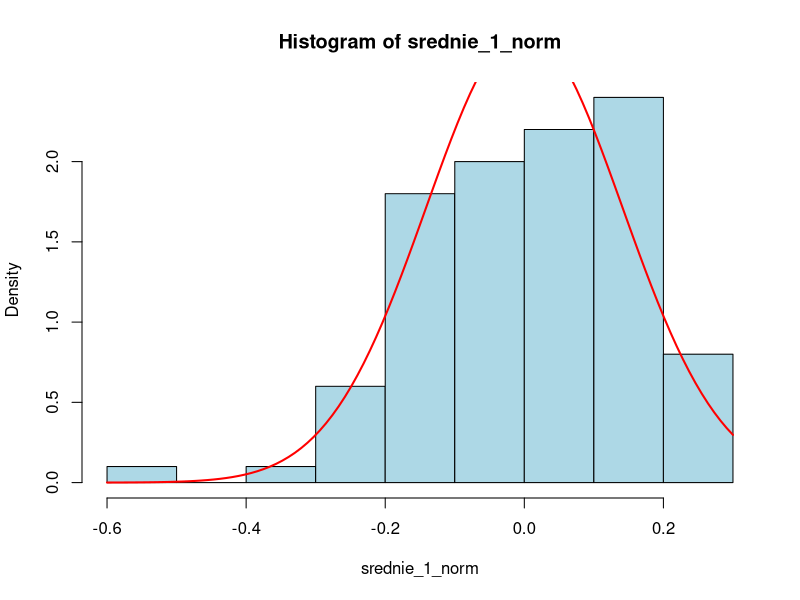
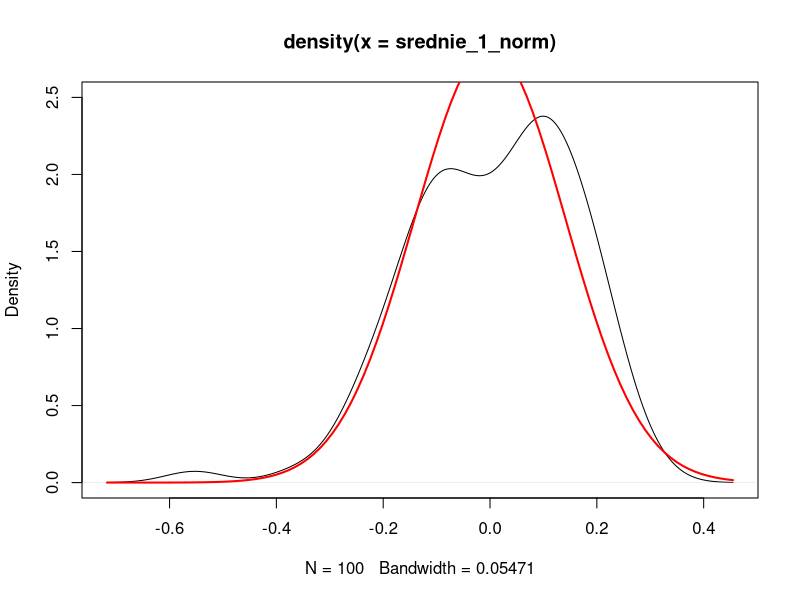
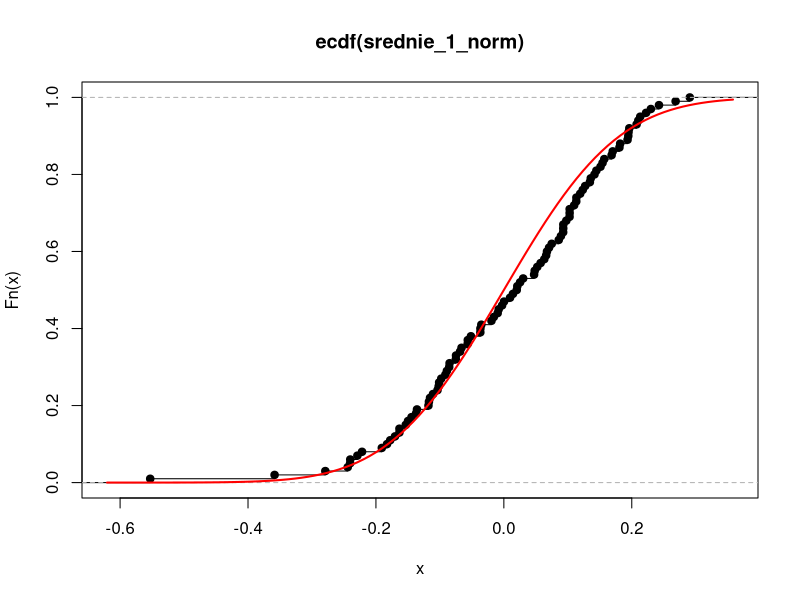
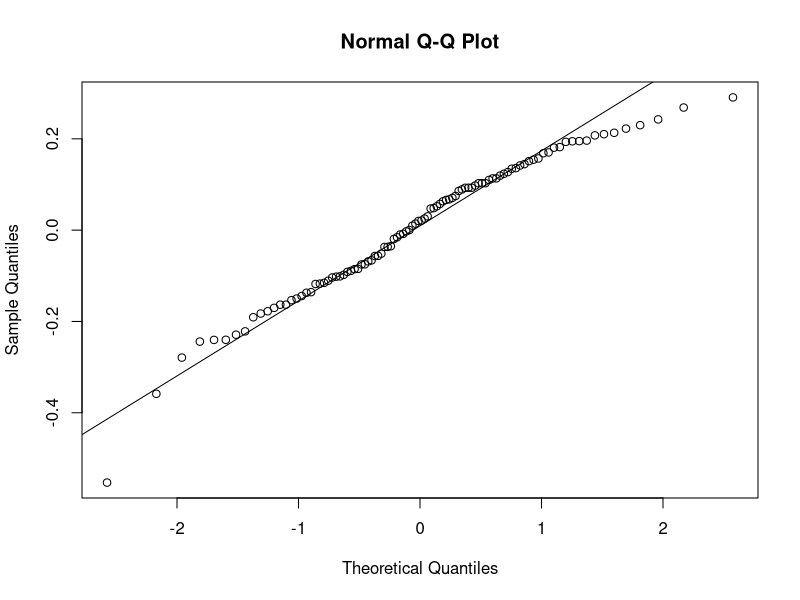
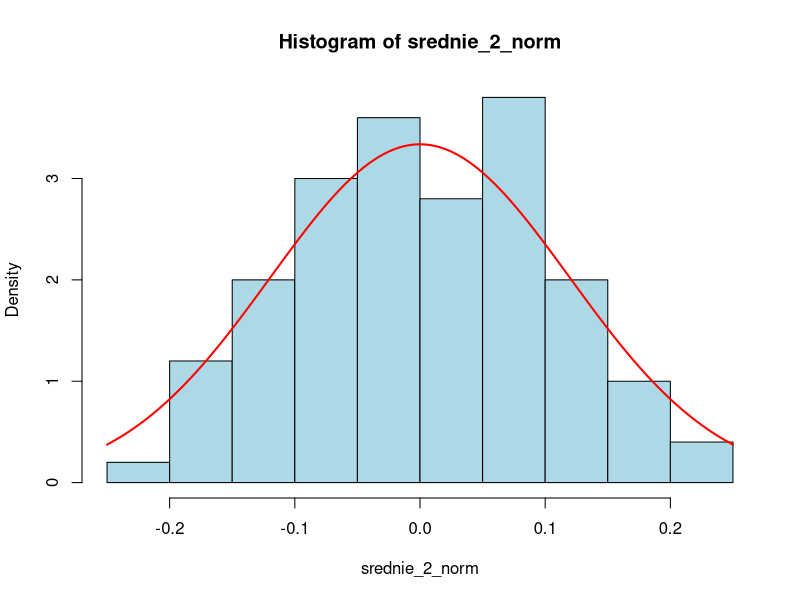
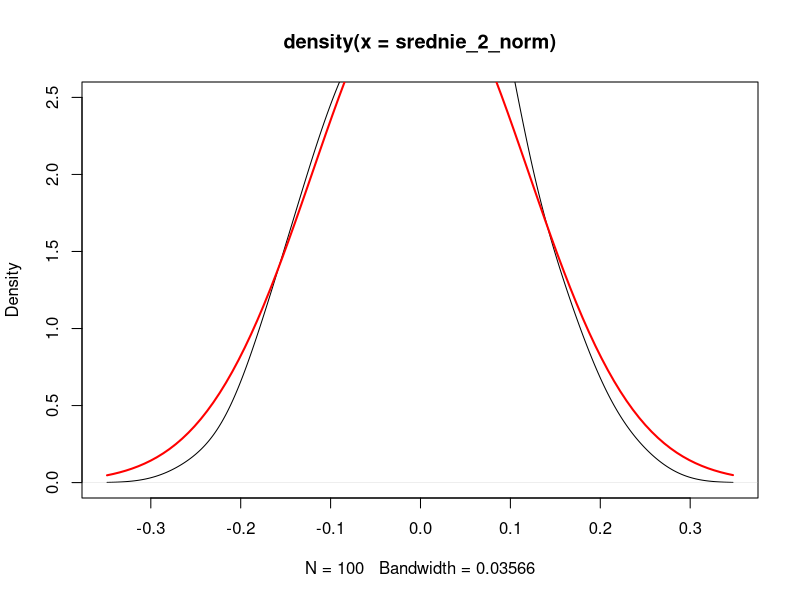
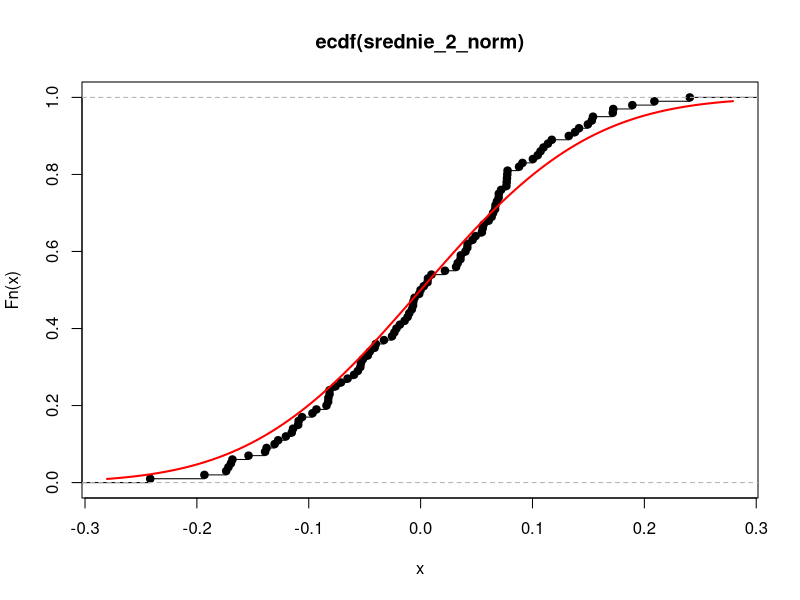
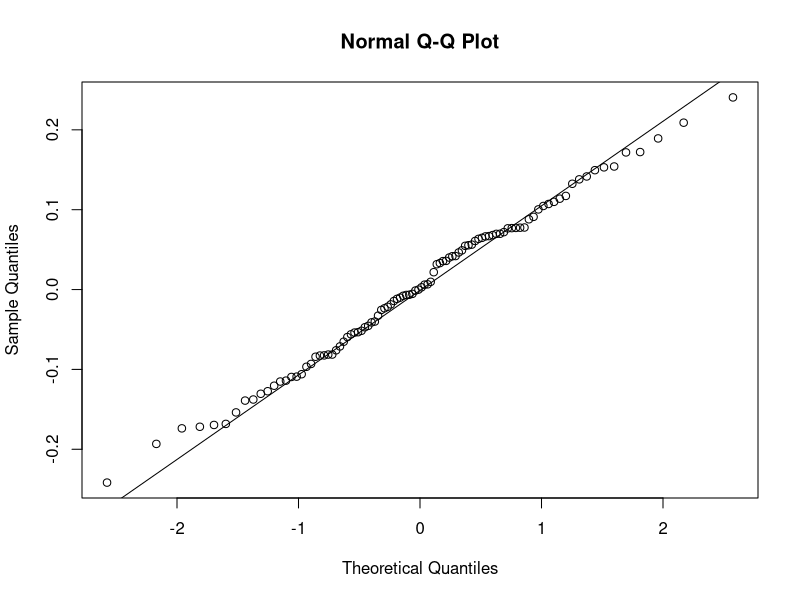

Write the R code that produced these figures, in order.
## ---- chunk 1
knitr::opts_chunk$set(
	echo = TRUE,
	fig.align = "center",
	fig.pos = "H",
	message = FALSE,
	warning = FALSE,
	out.extra = ""
)
knitr::opts_chunk$set(warning = FALSE, message = FALSE) 
knitr::opts_chunk$set(fig.pos = "H", out.extra = "", fig.align = "center")
## ---- chunk 2
library(forecast)
library(stats)
k <- 100
n_1 <- 50
WN_1_norm  <- matrix(rnorm(n_1*k),n_1,k)
WN_1_bin<- matrix(sample(c(0,1), size = n_1*k, replace = T),n_1,k)
n_2 <- 70
WN_2_norm  <- matrix(rnorm(n_2*k),n_2,k)
WN_2_bin<- matrix(sample(c(0,1), size = n_2*k, replace = T),n_2,k)
n_3<-100
WN_3_norm  <- matrix(rnorm(n_3*k),n_3,k)
WN_3_bin <- matrix(sample(c(0,1), size = n_3*k, replace = T),n_3,k)

## ---- chunk 3
#średnie

#n=50
srednie_1_norm <- apply(WN_1_norm, MARGIN=2, FUN=mean)
srednie_1_bin <- apply(WN_1_bin, MARGIN=2, FUN=mean)

#n=70
srednie_2_norm <- apply(WN_2_norm, MARGIN=2, FUN=mean)
srednie_2_bin <- apply(WN_2_bin, MARGIN=2, FUN=mean)

#n=100
srednie_3_norm <- apply(WN_3_norm, MARGIN=2, FUN=mean)
srednie_3_bin <- apply(WN_3_bin, MARGIN=2, FUN=mean)


## ---- chunk 4
#autokowariancja
h.max <- 25 
acf.matrix.WN_1_norm <- apply(WN_1_norm, 2, function(x)
  acf(x, lag.max=h.max, type="correlation", plot=FALSE)$acf)

# usuwamy ACF(0)
acf.matrix.WN_1_norm <- acf.matrix.WN_1_norm[-1,]

acf.matrix.WN_1_bin <- apply(WN_1_bin, 2, function(x)
  acf(x, lag.max=h.max, type="correlation", plot=FALSE)$acf)

# usuwamy ACF(0)
acf.matrix.WN_1_bin<- acf.matrix.WN_1_bin[-1,]

h.max <- 65

acf.matrix.WN_2_norm <- apply(WN_2_norm, 2, function(x)
  acf(x, lag.max=h.max, type="correlation", plot=FALSE)$acf)

# usuwamy ACF(0)
acf.matrix.WN_2_norm <- acf.matrix.WN_2_norm[-1,]

acf.matrix.WN_2_bin <- apply(WN_2_bin, 2, function(x)
  acf(x, lag.max=h.max, type="correlation", plot=FALSE)$acf)

# usuwamy ACF(0)
acf.matrix.WN_2_bin<- acf.matrix.WN_2_bin[-1,]

h.max <- 95
acf.matrix.WN_3_norm <- apply(WN_3_norm, 2, function(x)
  acf(x, lag.max=h.max, type="correlation", plot=FALSE)$acf)

# usuwamy ACF(0)
acf.matrix.WN_3_norm <- acf.matrix.WN_3_norm[-1,]


acf.matrix.WN_3_bin <- apply(WN_3_bin, 2, function(x)
  acf(x, lag.max=h.max, type="correlation", plot=FALSE)$acf)

# usuwamy ACF(0)
acf.matrix.WN_3_bin <- acf.matrix.WN_3_bin[-1,]


## ---- chunk 5
#autokorelacja
h.max <- 25 
acf1.matrix.WN_1_norm <- apply(WN_1_norm, 2, function(x)
  acf(x, lag.max=h.max, plot=FALSE)$acf)

# usuwamy ACF(0)
acf1.matrix.WN_1_norm <- acf1.matrix.WN_1_norm[-1,]

acf1.matrix.WN_1_bin <- apply(WN_1_bin, 2, function(x)
  acf(x, lag.max=h.max, plot=FALSE)$acf)

# usuwamy ACF(0)
acf1.matrix.WN_1_bin <- acf1.matrix.WN_1_bin[-1,]

h.max <- 65

acf1.matrix.WN_2_norm <- apply(WN_2_norm, 2, function(x)
  acf(x, lag.max=h.max, plot=FALSE)$acf)

# usuwamy ACF(0)
acf1.matrix.WN_2_norm <- acf1.matrix.WN_2_norm[-1,]

acf1.matrix.WN_2_bin <- apply(WN_2_bin, 2, function(x)
  acf(x, lag.max=h.max, plot=FALSE)$acf)

# usuwamy ACF(0)
acf1.matrix.WN_2_bin <- acf1.matrix.WN_2_bin[-1,]


h.max <- 95
acf1.matrix.WN_3_norm <- apply(WN_3_norm, 2, function(x)
  acf(x, lag.max=h.max, plot=FALSE)$acf)

# usuwamy ACF(0)
acf1.matrix.WN_3_norm <- acf1.matrix.WN_3_norm[-1,]


acf1.matrix.WN_3_bin <- apply(WN_3_bin, 2, function(x)
  acf(x, lag.max=h.max, plot=FALSE)$acf)

# usuwamy ACF(0)
acf1.matrix.WN_3_bin <- acf1.matrix.WN_3_bin[-1,]


## ---- chunk 6

#####################1
# histogram 
hist(srednie_1_norm, probability=T, col="lightblue")
curve(dnorm(x,mean=0,sd=1/sqrt(n_1)), col="red", add=T, lwd=2)

# estymator jądrowy
dens <- density(srednie_1_norm)
plot(dens, ylim=c(0,2.5))
curve(dnorm(x,mean=0,sd=1/sqrt(n_1)), col="red", add=T, lwd=2)

# dystrybuanta empiryczna
ecdf_1N <- ecdf(srednie_1_norm)
plot(ecdf_1N)
curve(pnorm(x,mean=0,sd=1/sqrt(n_1)), col="red", add=T, lwd=2)

# wykresy kwantylowe
qqnorm(srednie_1_norm)
qqline(srednie_1_norm)

############################2
# histogram 
hist(srednie_2_norm, probability=T, col="lightblue")
curve(dnorm(x,mean=0,sd=1/sqrt(n_2)), col="red", add=T, lwd=2)

# estymator jądrowy
dens <- density(srednie_2_norm)
plot(dens, ylim=c(0,2.5))
curve(dnorm(x,mean=0,sd=1/sqrt(n_2)), col="red", add=T, lwd=2)

# dystrybuanta empiryczna
ecdf_2N <- ecdf(srednie_2_norm)
plot(ecdf_2N)
curve(pnorm(x,mean=0,sd=1/sqrt(n_2)), col="red", add=T, lwd=2)

# wykresy kwantylowe
qqnorm(srednie_2_norm)
qqline(srednie_2_norm)

###########################3
# histogram 
hist(srednie_3_norm, probability=T, col="lightblue")
curve(dnorm(x,mean=0,sd=1/sqrt(n_3)), col="red", add=T, lwd=2)

# estymator jądrowy
dens <- density(srednie_3_norm)
plot(dens, ylim=c(0,2.5))
curve(dnorm(x,mean=0,sd=1/sqrt(n_3)), col="red", add=T, lwd=2)

# dystrybuanta empiryczna
ecdf_3N <- ecdf(srednie_3_norm)
plot(ecdf_3N)
curve(pnorm(x,mean=0,sd=1/sqrt(n_3)), col="red", add=T, lwd=2)

# wykresy kwantylowe
qqnorm(srednie_3_norm)
qqline(srednie_3_norm)

## ---- chunk 7

#####################1


# dystrybuanta empiryczna
ecdf_1B <- ecdf(srednie_1_bin)
plot(ecdf_1B)
curve(pnorm(x,mean=0,sd=1/sqrt(n_1)), col="red", add=T, lwd=2)

# wykresy kwantylowe
qqnorm(srednie_1_bin)
qqline(srednie_1_bin)

############################2


# dystrybuanta empiryczna
ecdf_2B <- ecdf(srednie_2_bin)
plot(ecdf_2B)
curve(pnorm(x,mean=0,sd=1/sqrt(n_2)), col="red", add=T, lwd=2)

# wykresy kwantylowe
qqnorm(srednie_2_bin)
qqline(srednie_2_bin)

###########################3


# dystrybuanta empiryczna
ecdf_3B <- ecdf(srednie_3_bin)
plot(ecdf_3B)
curve(pnorm(x,mean=0,sd=1/sqrt(n_3)), col="red", add=T, lwd=2)

# wykresy kwantylowe
qqnorm(srednie_3_bin)
qqline(srednie_3_bin)

## ---- chunk 8

h.wybrane <- c(1, 5, 10, 25)
# histogramy dla ACF(h)
par(mfrow=c(2,2))

for (h in h.wybrane)
{
	print(paste0("h=",h))
	tytul <- paste0("Histogram dla acf(",h,")")
	acf.h <- acf.matrix.WN_1_norm[h,]
	hist( acf.h, freq=FALSE, col="lightblue", main=tytul, xlab="")
	curve(dnorm(x,mean=mean(acf.h), sd=sd(acf.h)), add=T, col="blue", lwd=2)
	curve(dnorm(x,mean=0, sd=1/sqrt(50)), add=T, col="red", lwd=2)
	print(summary( acf.h ))
}


for (h in h.wybrane)
{
	print(paste0("h=",h))
	tytul <- paste0("Histogram dla acf(",h,")")
	acf.h <- acf.matrix.WN_1_bin[h,]
	hist( acf.h, freq=FALSE, col="lightblue", main=tytul, xlab="")
	curve(dnorm(x,mean=mean(acf.h), sd=sd(acf.h)), add=T, col="blue", lwd=2)
	curve(dnorm(x,mean=0, sd=1/sqrt(50)), add=T, col="red", lwd=2)
	print(summary( acf.h ))
}


h.wybrane <- c(1, 10, 30, 60)
# histogramy dla ACF(h)
par(mfrow=c(2,2))

for (h in h.wybrane)
{
	print(paste0("h=",h))
	tytul <- paste0("Histogram dla acf(",h,")")
	acf.h <- acf.matrix.WN_2_norm[h,]
	hist( acf.h, freq=FALSE, col="lightblue", main=tytul, xlab="")
	curve(dnorm(x,mean=mean(acf.h), sd=sd(acf.h)), add=T, col="blue", lwd=2)
	curve(dnorm(x,mean=0, sd=1/sqrt(70)), add=T, col="red", lwd=2)
	print(summary( acf.h ))
}


for (h in h.wybrane)
{
	print(paste0("h=",h))
	tytul <- paste0("Histogram dla acf(",h,")")
	acf.h <- acf.matrix.WN_2_bin[h,]
	hist( acf.h, freq=FALSE, col="lightblue", main=tytul, xlab="")
	curve(dnorm(x,mean=mean(acf.h), sd=sd(acf.h)), add=T, col="blue", lwd=2)
	curve(dnorm(x,mean=0, sd=1/sqrt(70)), add=T, col="red", lwd=2)
	print(summary( acf.h ))
}
h.wybrane <- c(1, 20, 50, 90)
# histogramy dla ACF(h)
par(mfrow=c(2,2))

for (h in h.wybrane)
{
	print(paste0("h=",h))
	tytul <- paste0("Histogram dla acf(",h,")")
	acf.h <- acf.matrix.WN_3_norm[h,]
	hist( acf.h, freq=FALSE, col="lightblue", main=tytul, xlab="")
	curve(dnorm(x,mean=mean(acf.h), sd=sd(acf.h)), add=T, col="blue", lwd=2)
	curve(dnorm(x,mean=0, sd=1/sqrt(100)), add=T, col="red", lwd=2)
	print(summary( acf.h ))
}


for (h in h.wybrane)
{
	print(paste0("h=",h))
	tytul <- paste0("Histogram dla acf(",h,")")
	acf.h <- acf.matrix.WN_3_bin[h,]
	hist( acf.h, freq=FALSE, col="lightblue", main=tytul, xlab="")
	curve(dnorm(x,mean=mean(acf.h), sd=sd(acf.h)), add=T, col="blue", lwd=2)
	curve(dnorm(x,mean=0, sd=1/sqrt(100)), add=T, col="red", lwd=2)
	print(summary( acf.h ))
}
## ---- chunk 9

h.wybrane <- c(1, 5, 10, 25)
# histogramy dla ACF(h)
par(mfrow=c(2,2))

for (h in h.wybrane)
{
	print(paste0("h=",h))
	tytul <- paste0("Histogram dla acf(",h,")")
	acf.h <- acf1.matrix.WN_1_norm[h,]
	hist( acf.h, freq=FALSE, col="lightblue", main=tytul, xlab="")
	curve(dnorm(x,mean=mean(acf.h), sd=sd(acf.h)), add=T, col="blue", lwd=2)
	curve(dnorm(x,mean=0, sd=1/sqrt(50)), add=T, col="red", lwd=2)
	print(summary( acf.h ))
}


for (h in h.wybrane)
{
	print(paste0("h=",h))
	tytul <- paste0("Histogram dla acf(",h,")")
	acf.h <- acf1.matrix.WN_1_bin[h,]
	hist( acf.h, freq=FALSE, col="lightblue", main=tytul, xlab="")
	curve(dnorm(x,mean=mean(acf.h), sd=sd(acf.h)), add=T, col="blue", lwd=2)
	curve(dnorm(x,mean=0, sd=1/sqrt(50)), add=T, col="red", lwd=2)
	print(summary( acf.h ))
}


h.wybrane <- c(1, 10, 30, 60)
# histogramy dla ACF(h)
par(mfrow=c(2,2))

for (h in h.wybrane)
{
	print(paste0("h=",h))
	tytul <- paste0("Histogram dla acf(",h,")")
	acf.h <- acf1.matrix.WN_2_norm[h,]
	hist( acf.h, freq=FALSE, col="lightblue", main=tytul, xlab="")
	curve(dnorm(x,mean=mean(acf.h), sd=sd(acf.h)), add=T, col="blue", lwd=2)
	curve(dnorm(x,mean=0, sd=1/sqrt(70)), add=T, col="red", lwd=2)
	print(summary( acf.h ))
}


for (h in h.wybrane)
{
	print(paste0("h=",h))
	tytul <- paste0("Histogram dla acf(",h,")")
	acf.h <- acf1.matrix.WN_2_bin[h,]
	hist( acf.h, freq=FALSE, col="lightblue", main=tytul, xlab="")
	curve(dnorm(x,mean=mean(acf.h), sd=sd(acf.h)), add=T, col="blue", lwd=2)
	curve(dnorm(x,mean=0, sd=1/sqrt(70)), add=T, col="red", lwd=2)
	print(summary( acf.h ))
}
h.wybrane <- c(1, 20, 50, 90)
# histogramy dla ACF(h)
par(mfrow=c(2,2))

for (h in h.wybrane)
{
	print(paste0("h=",h))
	tytul <- paste0("Histogram dla acf(",h,")")
	acf.h <- acf1.matrix.WN_3_norm[h,]
	hist( acf.h, freq=FALSE, col="lightblue", main=tytul, xlab="")
	curve(dnorm(x,mean=mean(acf.h), sd=sd(acf.h)), add=T, col="blue", lwd=2)
	curve(dnorm(x,mean=0, sd=1/sqrt(100)), add=T, col="red", lwd=2)
	print(summary( acf.h ))
}


for (h in h.wybrane)
{
	print(paste0("h=",h))
	tytul <- paste0("Histogram dla acf(",h,")")
	acf.h <- acf1.matrix.WN_3_bin[h,]
	hist( acf.h, freq=FALSE, col="lightblue", main=tytul, xlab="")
	curve(dnorm(x,mean=mean(acf.h), sd=sd(acf.h)), add=T, col="blue", lwd=2)
	curve(dnorm(x,mean=0, sd=1/sqrt(100)), add=T, col="red", lwd=2)
	print(summary( acf.h ))
}
## ---- chunk 10
# parametry analizy
n <- 100             # długość białego szumu (WN(0,sigma^2)) 
k <- 100            # liczba realizacji 
sigma <- 1          # sigma dla białego szumu 
ile.powtorz <- 1000 # liczba powtórzeń eksperymentu
 





meanH0 <- 0
sdH0   <- sigma/sqrt(n) 


# deklaracja wektorow wynikowych
wynik.ks1 <- numeric(ile.powtorz)
wynik.sw1 <- numeric(ile.powtorz)
wynik.ks2 <- numeric(ile.powtorz)
wynik.sw2 <- numeric(ile.powtorz)
for (i in 1:ile.powtorz)
{
  # generujemy k realizacji białego szumu i wyznaczamy średnie
  realizacje1 <- matrix(rnorm(n*k, mean=0, sd=sigma),n,k)
  realizacje2<- matrix(sample(c(0,1), size = n*k, replace = T),n,k)
  srednie1    <- apply(realizacje1, 2, mean)
  srednie2    <- apply(realizacje2, 2, mean)
  # testujemy zgodność z rozkładem normalnym
  wynik.ks1[i] <- ks.test(srednie1,"pnorm", mean=meanH0, sd=sdH0)$p.value>0.05
  wynik.sw1[i] <- shapiro.test(srednie1)$p.value>0.05
  wynik.ks2[i] <- ks.test(srednie2,"pnorm", mean=meanH0, sd=sdH0)$p.value>0.05
  wynik.sw2[i] <- shapiro.test(srednie2)$p.value>0.05
}

# częstości przyjęcia H0
(ks.norm<-sum(wynik.ks1)/ile.powtorz)
(sw.norm<-sum(wynik.sw1)/ile.powtorz)
(ks.bin<-sum(wynik.ks2)/ile.powtorz)
(sw.bin<-sum(wynik.sw2)/ile.powtorz)
## ---- chunk 11
test_graf = function(szer) {
  n = length(szer)
  auto_cor_f = acf(szer, lag.max = floor(n/4), plot = F)$acf
  auto_cor_f = auto_cor_f[2:length(auto_cor_f)]
  
  ogr_1_sigma = auto_cor_f < 1.96/sqrt(n) & auto_cor_f > -1.96/sqrt(n)
  war_1_sigma = (sum(ogr_1_sigma)/length(auto_cor_f)) > 0.95
  
  ogr_3_sigma = auto_cor_f < 3*1.96/sqrt(n) & auto_cor_f > -3*1.96/sqrt(n)
  war_3_sigma = sum(ogr_3_sigma) == length(auto_cor_f)
  
  return(war_1_sigma & war_3_sigma)}
## ---- chunk 12
szer1 = rnorm(100)
szer2 = cumsum(szer1)
## ---- chunk 13
test_graf(szer1)
test_graf(szer2)
## ---- chunk 14
test_form = function(szer, poz_ist=0.05, metoda="Box-Pierce") {
  stat = Box.test(szer, type = metoda)
  wart_stat = as.numeric(stat$statistic)
  deg_freedom = as.numeric(stat$parameter)
  p_wart = pchisq(wart_stat, deg_freedom, lower.tail = F)
  return(p_wart > poz_ist)
}
## ---- chunk 15
test_form(szer1)
test_form(szer2)
## ---- chunk 16
test_form(szer1, 0.1, "Box-Pierce")
test_form(szer2, 0.1, "Box-Pierce")

test_form(szer1, 0.15, "Ljung-Box")
test_form(szer2, 0.15, "Ljung-Box")
## ---- chunk 17
set.seed(2)
szer_norm_30 = rnorm(30)
szer_norm_150 = rnorm(150)
szer_unif_30 = runif(30)
szer_unif_150 = runif(150)
szer_chi_30 = rchisq(30, df=3)
szer_chi_150 = rchisq(150, df=3)
szer_dep = cumsum(szer_unif_150 + szer_norm_150)  # zmienne zależne

szer_list = cbind(szer_norm_30, szer_norm_150, szer_unif_30,
              szer_unif_150, szer_chi_30, szer_chi_150, szer_dep)

for (i in 1:ncol(szer_list)) {
  print(colnames(szer_list)[i])
  print(sprintf("graficzny - %s", test_graf(szer_list[, i])))
  print(sprintf("formalny - %s", test_form(szer_list[, i])))
}
